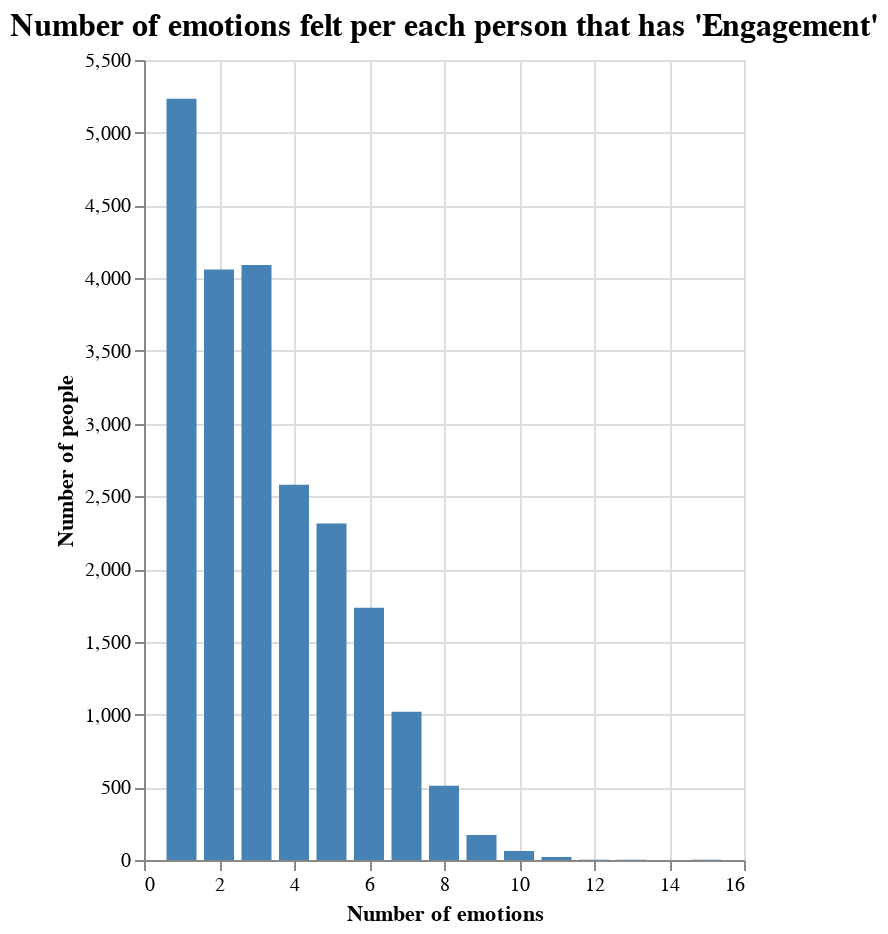

Notebook code cell kept with this figure:
### Markdown cell above
Now we will plot the results:

### Code cell
# Convert dictionary to pandas DataFrame
df = pd.DataFrame(list(emotions_per_person.items()), columns=['Number of emotions', 'Number of people'])

bar_chart = alt.Chart(df).mark_bar(color='steelblue', size=15).encode(
    x='Number of emotions',
    y='Number of people'
).properties(
    title = alt.TitleParams(text = 'Number of emotions felt per each person that has \'Engagement\'', fontSize=16),
    width = 300,
    height = 400
)
bar_chart

### Figure 1 — Vega-Lite specification as saved in the notebook (floating-point values rounded to 4 significant figures)
{"config": {"view": {"continuousWidth": 300, "continuousHeight": 300}}, "data": {"name": "data-6c97022b3780aca9f62ca46d09d0c4c9"}, "mark": {"type": "bar", "color": "steelblue", "size": 15}, "encoding": {"x": {"field": "Number of emotions", "type": "quantitative"}, "y": {"field": "Number of people", "type": "quantitative"}}, "height": 400, "title": {"text": "Number of emotions felt per each person that has 'Engagement'", "fontSize": 16}, "width": 300, "$schema": "https://vega.github.io/schema/vega-lite/v5.15.1.json", "datasets": {"data-6c97022b3780aca9f62ca46d09d0c4c9": [{"Number of emotions": 3, "Number of people": 4090}, {"Number of emotions": 2, "Number of people": 4059}, {"Number of emotions": 1, "Number of people": 5233}, {"Number of emotions": 4, "Number of people": 2579}, {"Number of emotions": 6, "Number of people": 1735}, {"Number of emotions": 5, "Number of people": 2313}, {"Number of emotions": 7, "Number of people": 1020}, {"Number of emotions": 9, "Number of people": 172}, {"Number of emotions": 8, "Number of people": 510}, {"Number of emotions": 10, "Number of people": 62}, {"Number of emotions": 11, "Number of people": 21}, {"Number of emotions": 15, "Number of people": 2}, {"Number of emotions": 12, "Number of people": 2}, {"Number of emotions": 13, "Number of people": 2}]}}
